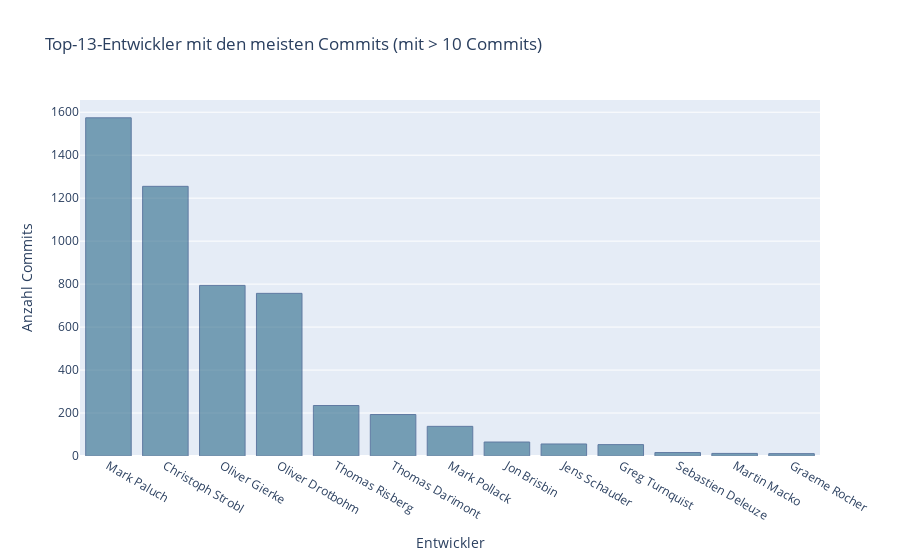

Notebook cell for this chart:
### Code cell
topAuthorsByCommitCount = %cypher MATCH (a:Author)-[:COMMITTED]->(c:Commit), \
                                 (c)-[:CONTAINS_CHANGE]->(:Change)-[]->(file:File) \
                           WHERE NOT c:Merge AND NOT a.name STARTS WITH "Spring" \
                           WITH a.name as Author, count(DISTINCT c) AS Commits \
                           WHERE Commits > 10 \
                           RETURN Author, Commits \
                           ORDER BY Commits DESC
                            
topAuthorsByCommitCount_df = topAuthorsByCommitCount.get_dataframe()
fig = px.fig = px.bar(topAuthorsByCommitCount_df, x='Author', y='Commits', 
                      labels={'Author': 'Entwickler', 'Commits': 'Anzahl Commits'},
                      title='Top-13-Entwickler mit den meisten Commits (mit > 10 Commits)')
fig.update_traces(marker_color='rgb(42, 105, 137)', marker_line_color='rgb(8,48,107)',
                  marker_line_width=1, opacity=0.6)
fig.show()

### Figure 1 — Plotly figure (JSON) as saved in the notebook; plotly's stock layout.template omitted (floating-point values rounded to 4 significant figures)
{"data": [{"alignmentgroup": "True", "hovertemplate": "Entwickler=%{x}<br>Anzahl Commits=%{y}<extra></extra>", "legendgroup": "", "marker": {"color": "rgb(42, 105, 137)", "line": {"color": "rgb(8,48,107)", "width": 1}, "pattern": {"shape": ""}}, "name": "", "offsetgroup": "", "opacity": 0.6, "orientation": "v", "showlegend": false, "textposition": "auto", "type": "bar", "x": ["Mark Paluch", "Christoph Strobl", "Oliver Gierke", "Oliver Drotbohm", "Thomas Risberg", "Thomas Darimont", "Mark Pollack", "Jon Brisbin", "Jens Schauder", "Greg Turnquist", "Sebastien Deleuze", "Martin Macko", "Graeme Rocher"], "xaxis": "x", "y": [1574, 1255, 794, 757, 235, 193, 138, 65, 56, 53, 16, 12, 11], "yaxis": "y"}], "layout": {"barmode": "relative", "legend": {"tracegroupgap": 0}, "title": {"text": "Top-13-Entwickler mit den meisten Commits (mit > 10 Commits)"}, "xaxis": {"anchor": "y", "domain": [0, 1], "title": {"text": "Entwickler"}}, "yaxis": {"anchor": "x", "domain": [0, 1], "title": {"text": "Anzahl Commits"}}}}
